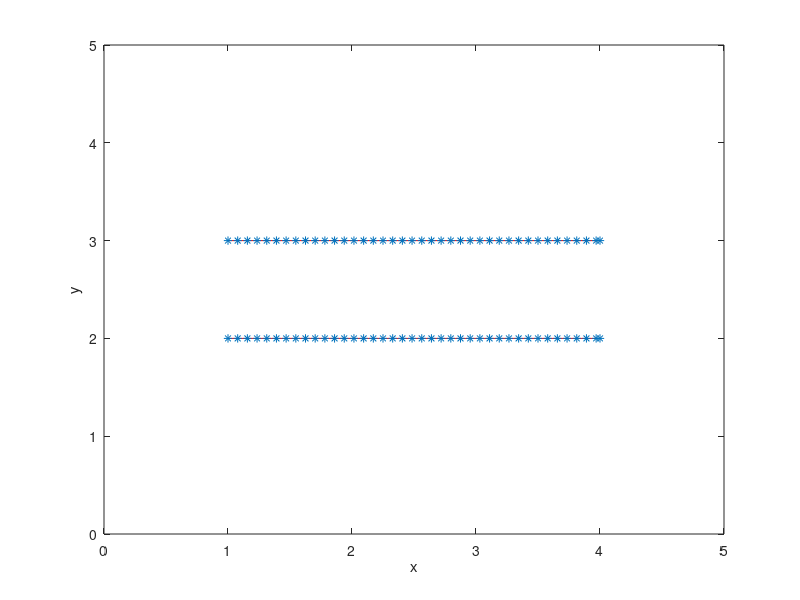

The MATLAB source for this figure:
function Lymphangion()

%
% Grid Parameters (MAKE SURE MATCHES IN input2d !!!)
%
Nx =  32;        % # of Eulerian Grid Pts. in x-Direction (MUST BE EVEN!!!)
Ny =  32;        % # of Eulerian Grid Pts. in y-Direction (MUST BE EVEN!!!)
Lx = 5.0;        % Length of Eulerian Grid in x-Direction
Ly = 5.0;        % Length of Eulerian Grid in y-Direction


% Immersed Structure Geometric / Dynamic Parameters %
N = 2*Nx;        % Number of Lagrangian Pts. (2x resolution of Eulerian grid)
ds = Lx/(2*Nx);  % Lagrangian Spacing
d = 1.0;         % Diameter of the tube
L = 3.0;         % Length of the heart-tube
struct_name = 'Lymphangion'; % Name for .vertex, .spring, etc files.


% Call function to construct geometry
[xLag,yLag] = give_Me_Immsersed_Boundary_Geometry(ds,L,d,Lx,Ly);


% Plot Geometry to test
plot(xLag(1:end/2),yLag(1:end/2),'r-'); hold on;
plot(xLag(end/2+1:end),yLag(end/2+1:end),'r-'); hold on;
plot(xLag,yLag,'*'); hold on;
xlabel('x'); ylabel('y');
axis([0 Lx 0 Ly]);


% Prints .vertex file!
print_Lagrangian_Vertices(xLag,yLag,struct_name);


% Prints .spring file!
k_Spring = 1.0e6;
print_Lagrangian_Springs(xLag,k_Spring,ds,struct_name);


% Prints .beam file!
k_Beam = 1e7; C = 0.0;
print_Lagrangian_Beams(xLag,k_Beam,C,struct_name);


% Prints .target file!
k_Target = 1e7;
print_Lagrangian_Target_Pts(xLag,k_Target,struct_name);

%%%%%%%%%%%%%%%%%%%%%%%%%%%%%%%%%%%%%%%%%%%%%%%%%%%%%%%%%%%%%%%%%%%%%%%%
%
% FUNCTION: prints VERTEX points to a file called rubberband.vertex
%
%%%%%%%%%%%%%%%%%%%%%%%%%%%%%%%%%%%%%%%%%%%%%%%%%%%%%%%%%%%%%%%%%%%%%%%%

function print_Lagrangian_Vertices(xLag,yLag,struct_name)

    N = length(xLag);

    vertex_fid = fopen([struct_name '.vertex'], 'w');

    fprintf(vertex_fid, '%d\n', N );

    %Loops over all Lagrangian Pts.
    for s = 1:N
        X_v = xLag(s);
        Y_v = yLag(s);
        fprintf(vertex_fid, '%1.16e %1.16e\n', X_v, Y_v);
    end

    fclose(vertex_fid); 
    
%%%%%%%%%%%%%%%%%%%%%%%%%%%%%%%%%%%%%%%%%%%%%%%%%%%%%%%%%%%%%%%%%%%%%%%%
%
% FUNCTION: prints Vertex points to a file called rubberband.vertex
%
%%%%%%%%%%%%%%%%%%%%%%%%%%%%%%%%%%%%%%%%%%%%%%%%%%%%%%%%%%%%%%%%%%%%%%%%

function print_Lagrangian_Target_Pts(xLag,k_Target,struct_name)

    N = length(xLag); % Total Number of Lagrangian Pts
    num = 1;          % Number of target points on each end

    target_fid = fopen([struct_name '.target'], 'w');

    fprintf(target_fid, '%d\n', 4*num );

    %Loops over all Lagrangian Pts.
    %for s = 1:N
    
    
    %Left Bottom Target Points
    for s=1:num
        fprintf(target_fid, '%d %1.16e\n', s, k_Target);
    end
    
    %Right Bottom Target Points
    for s=(N/2)-(num-1):N/2
        fprintf(target_fid, '%d %1.16e\n', s, k_Target);
    end
    
    %Left Top Target Points
    for s=(N/2+1):(N/2+1)+(num-1)
        fprintf(target_fid, '%d %1.16e\n', s, k_Target);
    end
    
    %Right Top Target Points
    for s=N-(num-1):N
        fprintf(target_fid, '%d %1.16e\n', s, k_Target);
    end
        


    %end

    fclose(target_fid); 
    
    
%%%%%%%%%%%%%%%%%%%%%%%%%%%%%%%%%%%%%%%%%%%%%%%%%%%%%%%%%%%%%%%%%%%%%%%%%%%%%%%%%%%%%
%
% FUNCTION: prints BEAM (Torsional Spring) points to a file called rubberband.beam
%
%%%%%%%%%%%%%%%%%%%%%%%%%%%%%%%%%%%%%%%%%%%%%%%%%%%%%%%%%%%%%%%%%%%%%%%%%%%%%%%%%%%%%

function print_Lagrangian_Beams(xLag,k_Beam,C,struct_name)

    % k_Beam: beam stiffness
    % C: beam curvature
    
    N = length(xLag); % NOTE: Total number of beams = Number of Total Lag Pts. - 2

    beam_fid = fopen([struct_name '.beam'], 'w');

    fprintf(beam_fid, '%d\n', N - 4 );

    %spring_force = kappa_spring*ds/(ds^2);

    %BEAMS BETWEEN VERTICES
    for s = 2:N-1
            if  s <= N/2-1
                % Bottom of tube
                fprintf(beam_fid, '%d %d %d %1.16e %1.16e\n',s-1, s, s+1, k_Beam, C);  
            elseif ( ( s >= N/2+2 ) && ( s <= N-1 ) )
                % Top of Tube
                fprintf(beam_fid, '%d %d %d %1.16e %1.16e\n',s-1, s, s+1,   k_Beam, C);  
            end
    end
    fclose(beam_fid); 


%%%%%%%%%%%%%%%%%%%%%%%%%%%%%%%%%%%%%%%%%%%%%%%%%%%%%%%%%%%%%%%%%%%%%%%%
%
% FUNCTION: prints SPRING points to a file called rubberband.spring
%
%%%%%%%%%%%%%%%%%%%%%%%%%%%%%%%%%%%%%%%%%%%%%%%%%%%%%%%%%%%%%%%%%%%%%%%%

function print_Lagrangian_Springs(xLag,k_Spring,ds_Rest,struct_name)

    N = length(xLag); %Number of Lagrangian Pts. Total

    spring_fid = fopen([struct_name '.spring'], 'w');

    fprintf(spring_fid, '%d\n', N-2 );

    %spring_force = kappa_spring*ds/(ds^2);

    %SPRINGS BETWEEN VERTICES
    for s = 1:N
            if s < N/2         
                fprintf(spring_fid, '%d %d %1.16e %1.16e\n', s, s+1, k_Spring, ds_Rest);  
            elseif ( ( s >= N/2+1 ) && ( s < N ) )
                %Case s=N
                fprintf(spring_fid, '%d %d %1.16e %1.16e\n', s, s+1,   k_Spring, ds_Rest);  
            end
    end
    fclose(spring_fid); 
    
    

%%%%%%%%%%%%%%%%%%%%%%%%%%%%%%%%%%%%%%%%%%%%%%%%%%%%%%%%%%%%%%%%%%%%%%%%
%
% FUNCTION: creates the Lagrangian structure geometry
%
%%%%%%%%%%%%%%%%%%%%%%%%%%%%%%%%%%%%%%%%%%%%%%%%%%%%%%%%%%%%%%%%%%%%%%%%

function [xLag,yLag] = give_Me_Immsersed_Boundary_Geometry(ds,L,d,Lx,Ly)

% The immsersed structure is a straight heart-tube %
x1 = [-L/2:ds:L/2 L/2];             % Constructs x-Values for bottom of tube
y1 = -d/2*ones(1,length(x1)); % Constructs y-Values for bottom of tube

x2 = x1;                      % Constructs x-Values for top of tube
y2 = -y1;                     % Constructs y-Values for top of tube

x1 = x1 + Lx/2;               % Shift into correct box
x2 = x2 + Lx/2;                % Shift into correct box

y1 = y1 + Ly/2;               % Shift into correct box
y2 = y2 + Ly/2;               % Shift into correct box

xLag = [x1 x2];
yLag = [y1 y2];

